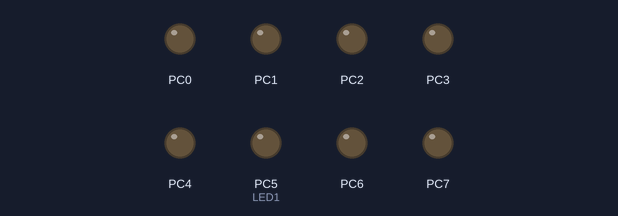
Recording of a program running on a simulated ATmega328P, built with avr-gcc and emulated at 16 MHz. On the bench: output pins drawn as LEDs (lit = HIGH).

Above: at 0.07 s.
At 7.29 s:
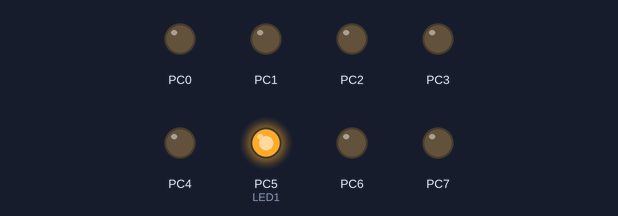
Timing chart, 0 to 7.7 s (numbered marks = the images above):
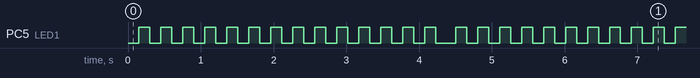

Measured:
- by itself, PC5 (LED1): moves between LOW and HIGH, repeating every 3.3 s
- by itself, everything shown: repeats every 3.3 s, in 22 steps

The program:

main.c
```c
/*
 * No.5.c
 *
 * Created: 17/8/2564 20:32:29
 * Author : New
 */
#define F_CPU 16000000UL
#include <avr/io.h>
#include <avr/interrupt.h>

uint64_t volatile __millis=0;
ISR (TIMER2_COMPA_vect){__millis++;}

void init_timer2(){
	TCCR2B=(1<<CS22); //System divided by 64 (CLK/64).
	TCCR2A|=(1<<WGM21); //autoreload, TCNT2 reset to 0 when reaches OCR2A
	TIMSK2=(1<<OCIE2A); //enable interrupt.
	TIFR2=(1<<OCF2A); //clear flag
	TCNT2=0x00; //reset counter2
	OCR2A=249; //output compare register A (compare value)
	//initialize timer2, interupt every (1/16000000)*64*1000*(249+1) = 1ms
}

int main(void)
{
	uint64_t o_time1,n_time1;
	DDRC=0xFF; // PortC >> output
	sei();// enable global interrupt
	init_timer2();
	o_time1=__millis;
	n_time1=__millis;

	while (1) {
		n_time1=__millis ;
		if(n_time1-o_time1>150){
			PORTC^=(1<<5); // toggle LED1
			o_time1=n_time1;
		}
	}
}
```
